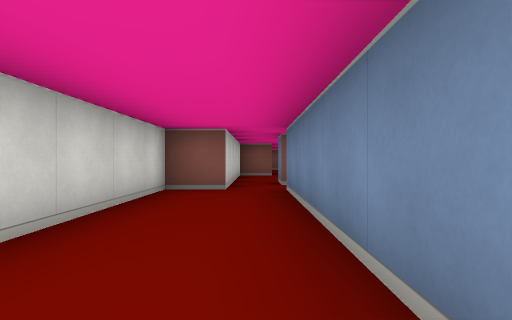
View 1 (above)

15 first-person views from a walk through a cub3D maze. The camera is about half as high as the walls, looks level and sees 75° across. The floor is counted in squares. Each view is taken from the middle of a square. On the plan, view 1 faces up. The plan holds only what a view shows up to about 9 squares ahead; the rest is blank. The place goes on beyond the plan.

View 2
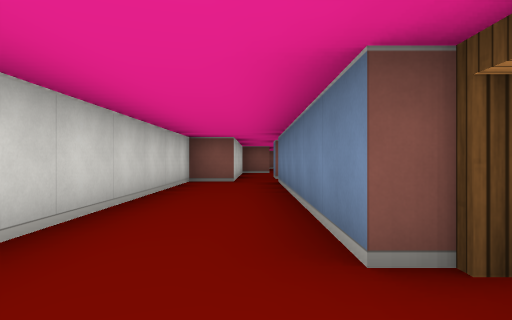

View 3
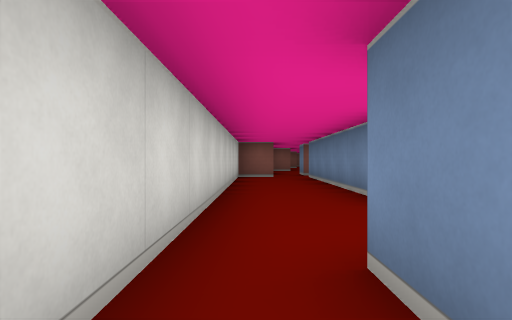

View 4
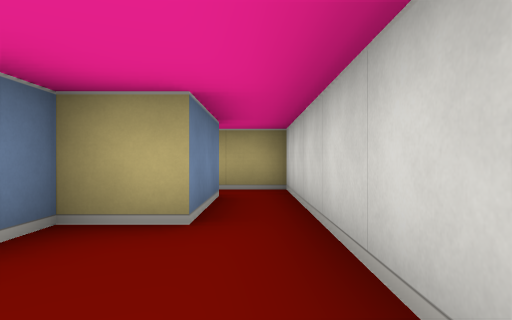

View 5
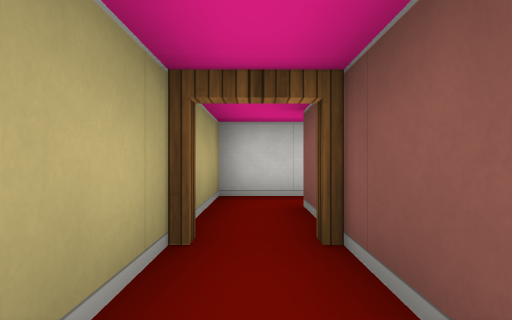

View 6
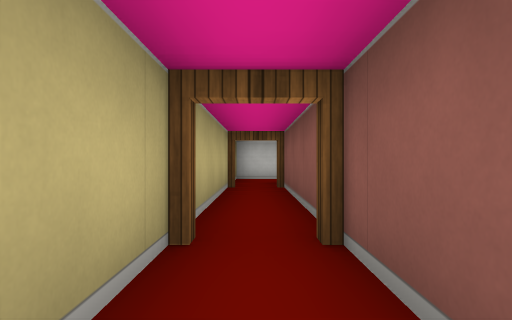

View 7
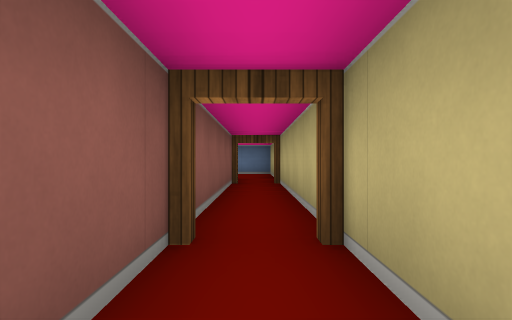

View 8
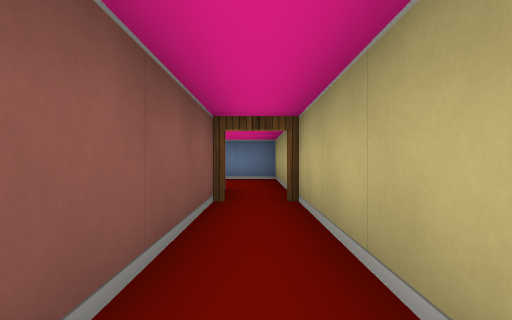

View 9
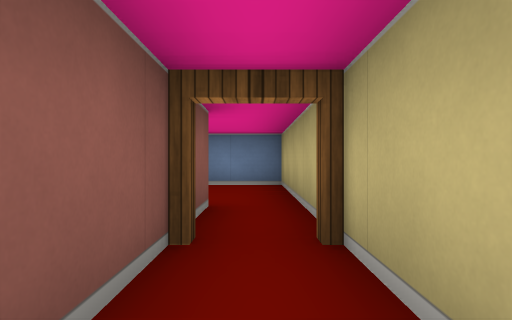

View 10
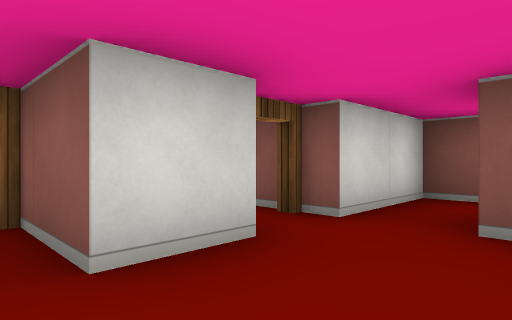

View 11
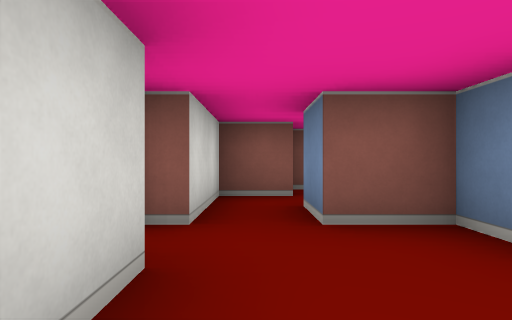

View 12
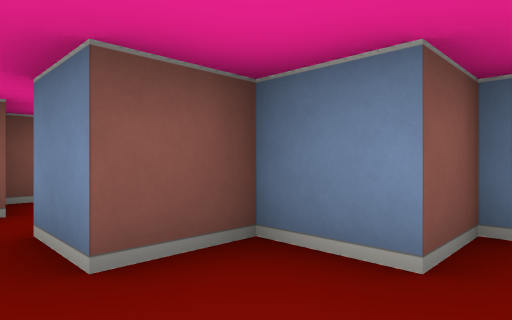

View 13
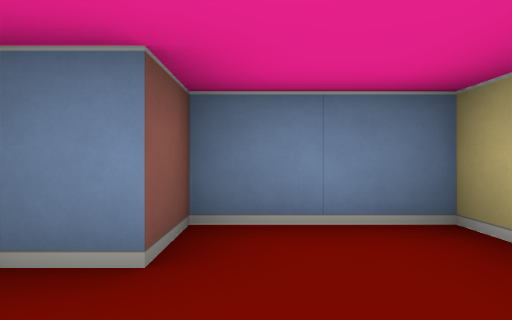

View 14
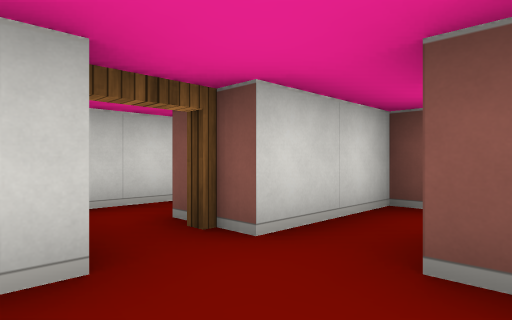

View 15
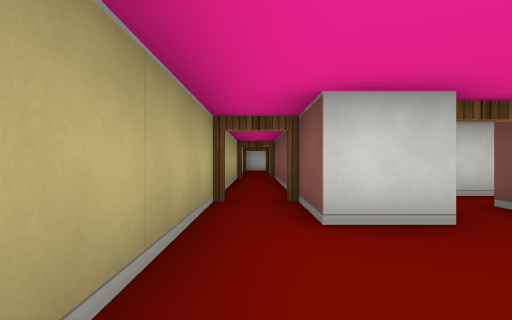

### Floor plan
Ten units are one square. View 1 is at (0, 0); x grows to the right and y downward. Boxes are objects, and circles mark ways between rooms. Rooms are numbered by the first view taken in them; rooms with no view inside come last. Other rooms are left out.
<svg viewBox="-20 -60 170 120">
<path fill="none" stroke="#000" d="M5 5 5 -54M-5 -55 -15 -55 -15 25M-5 25 5 25 5 19M-15 25 -15 55 10 55M10 45 -5 45 -5 25M10 55 50 55M50 45 10 45M50 55 100 55M100 45 50 45M115 34 115 45 100 45M115 15 115 25M100 55 145 55 145 35 135 35 135 25 125 25 125 15"/>
<circle cx="-10" cy="30" r="3" fill="#2a7"/>
<circle cx="10" cy="50" r="3" fill="#2a7"/>
<circle cx="50" cy="50" r="3" fill="#2a7"/>
<circle cx="100" cy="50" r="3" fill="#2a7"/>
<text x="-10" y="-20">1</text>
<text x="-10" y="40">2</text>
<text x="30" y="50">3</text>
<text x="70" y="50">4</text>
<text x="130" y="40">5</text>
</svg>
Room 1 opens to room 2. Room 2 opens to room 3. Room 3 opens to room 4. Room 4 opens to room 5.

Where each view was taken, in squares from view 1:
view 1: 0 up, 0 right, facing up
view 2: 2 down, 0 right, facing up
view 3: 4 down, 1 left, facing up
view 4: 0 up, 1 left, facing down
view 5: 5 down, 3 right, facing left
view 6: 5 down, 7 right, facing left
view 7: 5 down, 3 right, facing right
view 8: 5 down, 6 right, facing right
view 9: 5 down, 8 right, facing right
view 10: 5 down, 13 right, facing up-left
view 11: 5 down, 12 right, facing up
view 12: 4 down, 12 right, facing up-right
view 13: 4 down, 12 right, facing right
view 14: 4 down, 13 right, facing up-left
view 15: 5 down, 14 right, facing left
